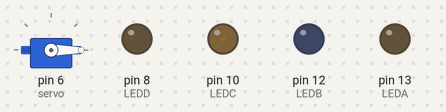
Bench run of a sketch on a simulated Arduino Uno, built with avr-gcc and run on an emulated ATmega328P. On the bench: servo, output pins drawn as LEDs (lit = HIGH).

Above: at 0.05 s.
At 6.25 s:
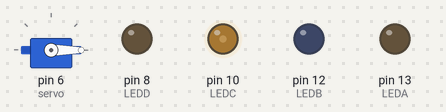
At 12.75 s:
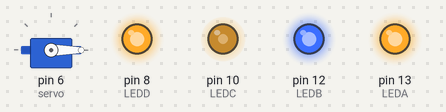
At 19.95 s:
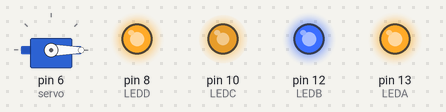
At 26.16 s:
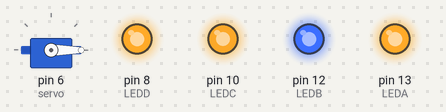
At 39.86 s:
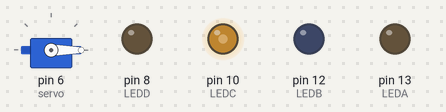
Timing chart, 0 to 40.0 s (numbered marks = the images above):
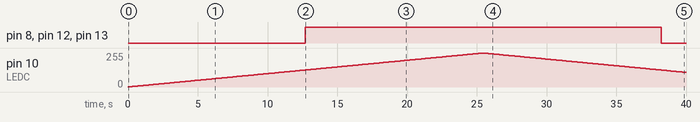

The sketch:

PRE_FINAL_ALL_LEDS_WORKING_added_SERVO.ino
```cpp
// Programa para modificar la intensidad de un LED for.
int LEDA=13;// Salida PWM a utilizar con el LED.
int LEDB=12;
int LEDC=10;
int LEDD=8;
int angle=0;
//Include servo  library
#include <Servo.h>
Servo servo;
void setup() {
  //servo setup
  servo.attach(6);
  servo.write(angle);
  // Bloque de código de configuración de Leds
  pinMode(LEDA, OUTPUT);
  pinMode(LEDB, OUTPUT);
  pinMode(LEDC, OUTPUT);
  pinMode(LEDD, OUTPUT);
}
void loop() {
  // Ciclo de dia
  for(int i=1;i<255;i++){
    analogWrite(LEDA,i);
    analogWrite(LEDB,i);
    analogWrite(LEDC,i);
    analogWrite(LEDD,i);
    delay(100);
  }
  // Ciclo de noche
  for(int i=255;i>=1;i--){
    analogWrite(LEDA,i);
    analogWrite(LEDB,i);
    analogWrite(LEDC,i);
    analogWrite(LEDD,i);
    delay(100);
    }
  // move servo while dimming light
  // scan from 0 to 180 degrees
  for(angle = 10; angle < 180; angle++){
    servo.write(angle);
    delay(15);
  }
  for(angle = 180; angle > 10; angle--){
    servo.write(angle);
    delay(15);
  }
}
```

Measured:
- by itself, pin 8 (LEDD), pin 12 (LEDB), pin 13 (LEDA): LOW → HIGH at 12.7 s, → LOW 25.5 s later
- by itself, pin 10 (LEDC): rises from 0/255 to 255/255 in 25.4 s, then falls to 110/255 in 14.5 s
